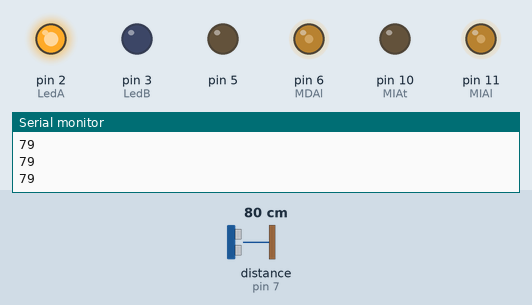
Bench run of a sketch on a simulated Arduino Uno, built with avr-gcc and run on an emulated ATmega328P. Parts: output pins drawn as LEDs (lit = HIGH), the last lines printed to the serial monitor. Wiring (inferred from the names in the program): ultrasonic range finder: trigger pin 4; echo pin 7. Dashed ring = blinking. The inputs (shaded band) are chosen by the test bench; at power-on: distance to the obstacle (sensor on pin 7) 80 cm. The echo pulse lasts 58.3 µs per cm; pins used as bus, display or sensor lines are not drawn.

Above: at 1.2 s.
1.3 s: distance to the obstacle (sensor on pin 7) set to 34 cm
2.8 s: distance to the obstacle (sensor on pin 7) set to 27 cm
At 3.6 s:
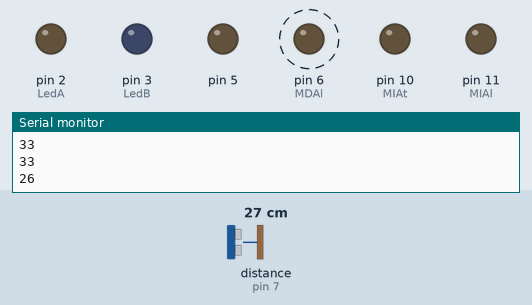
At 4.6 s:
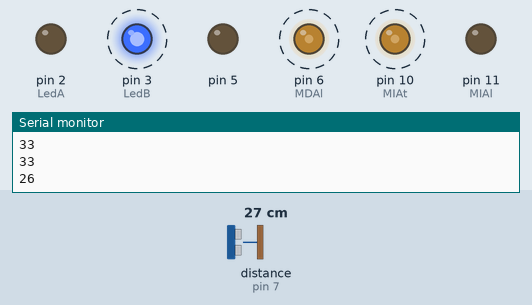
Timing chart, 0 to 11.8 s (numbered marks = the images above; inputs shaded):
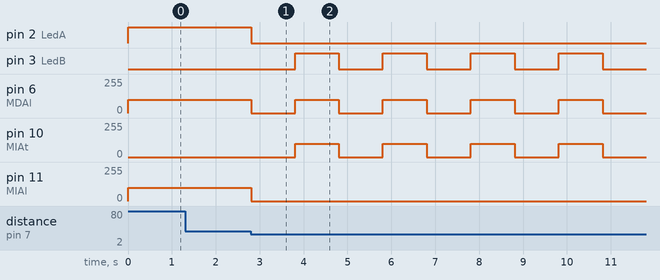

Measured:
- the behaviour switches between 31 and 30 cm on distance to the obstacle (sensor on pin 7) (found by bisection; images 0 and 1)
- after the input at 2.8 s, pin 2 (LedA): HIGH → LOW at once; pin 3 (LedB): alternates HIGH for 1.0 s and LOW for 1.0 s, starting after 1.0 s; pin 6 (MDAl): alternates 100/255 for 1.0 s and 0/255 for 1.0 s, starting at once; pin 10 (MIAt): alternates 100/255 for 1.0 s and 0/255 for 1.0 s, starting after 1.0 s; pin 11 (MIAl): 100/255 → 0/255 at once

The sketch:

Prueba_Ultrasonidos.ino
```cpp
int Trigger=4;
int Echo=7;
long tiempo;
int distancia=0;

int LedA=2;
int LedB=3;
int MDAl=6;
int MIAl=11;
int VM=100;
int MIAt=10;
int MDAt=5;

void setup() {
Serial.begin(9600);
pinMode(Echo,INPUT);
pinMode(Trigger,OUTPUT);

pinMode(2,OUTPUT);
pinMode(3,OUTPUT);
pinMode(5,OUTPUT);
pinMode(6,OUTPUT);
pinMode(10,OUTPUT);
pinMode(11,OUTPUT);
}

void loop() {
// ************************    mido distancia
digitalWrite(Trigger, LOW);
delayMicroseconds(2);
digitalWrite(Trigger, HIGH);
delayMicroseconds(10);
digitalWrite(Trigger, LOW);

tiempo=(pulseIn(Echo,HIGH));

distancia=tiempo*0.017;

Serial.println(distancia);
// **********************************************


if(distancia<30){
 // ******* lo paro
digitalWrite(LedA,LOW);
analogWrite(MDAl,0);
analogWrite(MIAl,0);
delay (1000);
// ************ giro
digitalWrite(LedB,HIGH);
analogWrite(MDAl,VM);
analogWrite(MIAl,0);
analogWrite(MIAt,VM);
delay(1000);
// ******* lo paro
digitalWrite(LedB,LOW);
analogWrite(MDAl,0);
analogWrite(MIAl,0);
analogWrite(MIAt,0);

}
else {
digitalWrite(LedA,HIGH);
analogWrite(MDAl,VM);
analogWrite(MIAl,VM);
}

}
```
